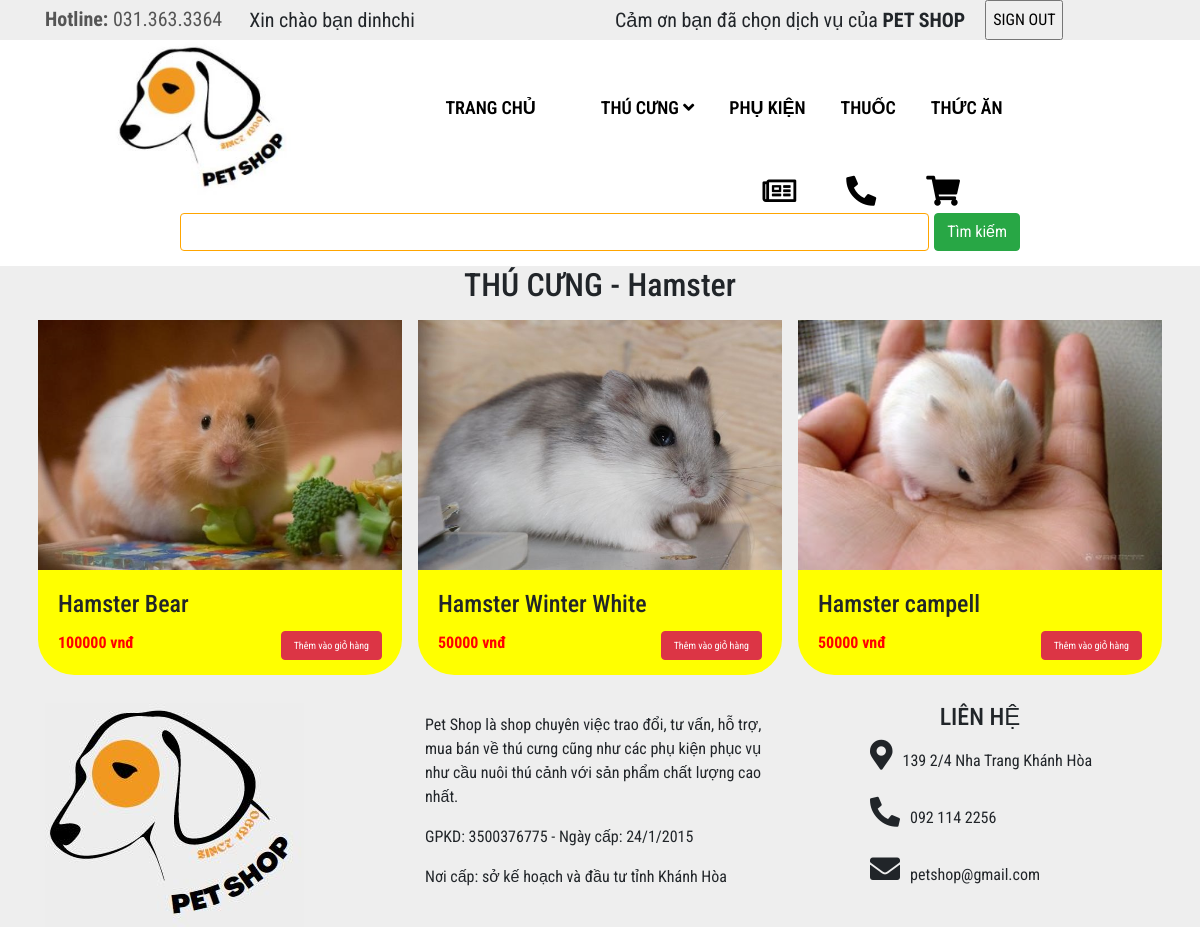
The app's page /thucung-loai.php?loai=HAMSTER (signed in) with its own data.
### tables this page shows
CREATE TABLE `loai_thu_cung` (
  `ma_loai_tc` varchar(10) NOT NULL,
  `ten_loai_tc` varchar(50) NOT NULL,
  `ghi_chu` text NOT NULL
);

CREATE TABLE `thu_cung` (
  `ma_tc` varchar(10) NOT NULL,
  `ten_tc` varchar(50) NOT NULL,
  `tuoi` int(11) NOT NULL,
  `so_luong_ton` int(11) NOT NULL,
  `mo_ta` text NOT NULL,
  `anh_minh_hoa` varchar(255) NOT NULL,
  `don_gia` int(11) NOT NULL,
  `ma_loai_tc` varchar(10) NOT NULL
);

### thucung-loai.php (the view, shortened to what this page needs)
<?php
	include ('include/header.php');
	require("connection/connect.php");
	$ma_loai_tc=$_REQUEST['loai'];
	$a = "SELECT ten_loai_tc FROM loai_thu_cung WHERE ma_loai_tc = '$ma_loai_tc'";
	$qr = mysqli_query($dbc,$a);
	$row=mysqli_fetch_array($qr);
	echo '<div class="container ">
    	<div class="title"><h2>THÚ CƯNG - '.$row["ten_loai_tc"].'</h2></div>
    <div class="row">';
		$strSQL = "SELECT * FROM thu_cung WHERE ma_loai_tc = '$ma_loai_tc'";
		$result = mysqli_query($dbc,$strSQL);
		if(mysqli_num_rows($result) == 0){
			echo "Chưa có dữ liệu";
		}
		else
		{	$stt=1;
			while ($row = mysqli_fetch_array($result)){
				echo '<div class="col-lg-4 col-md-12 p-1 w-100 rounded">
					<div class="box m-1">
					<a href="thucung-xem.php?ma_tc='.$row['0'].'"><img style="height:250px;" class="img-fluid w-100" src="images/'.$row['5'].'" alt="Card image" /></a>
					<div class="card-body">
						<h4 class="card-title">'.$row['1'].'</h4>
						<b style="color: red;">'.$row['6'].' vnđ</b>
						<input type="submit" class="btn btn-danger" name="" value="Thêm vào giỏ hàng">
					</div>
					</div></div>';
			}
			echo '</div>';
		}
		echo '</div></div>';
	include ('include/footer.php');
 ?>

### include/trangchu.css (style rules this page uses)
body { font-family: 'Roboto Condensed', sans-serif; background-color: #eee; }
.title { width: 100%; text-align: center; }
.box { background-color: #FFFF00 ; border-radius: 10%; }
.btn-danger { float: right; font-size: 10px; }

### records on screen
loai_thu_cung: ten_loai_tc "Hamster"
thu_cung: anh_minh_hoa (picture), ten_tc "Hamster Bear", don_gia "100000"
thu_cung: anh_minh_hoa (picture), ten_tc "Hamster Winter White", don_gia "50000"
thu_cung: anh_minh_hoa (picture), ten_tc "Hamster campell", don_gia "50000"

### other values on screen
$username "dinhchi"
